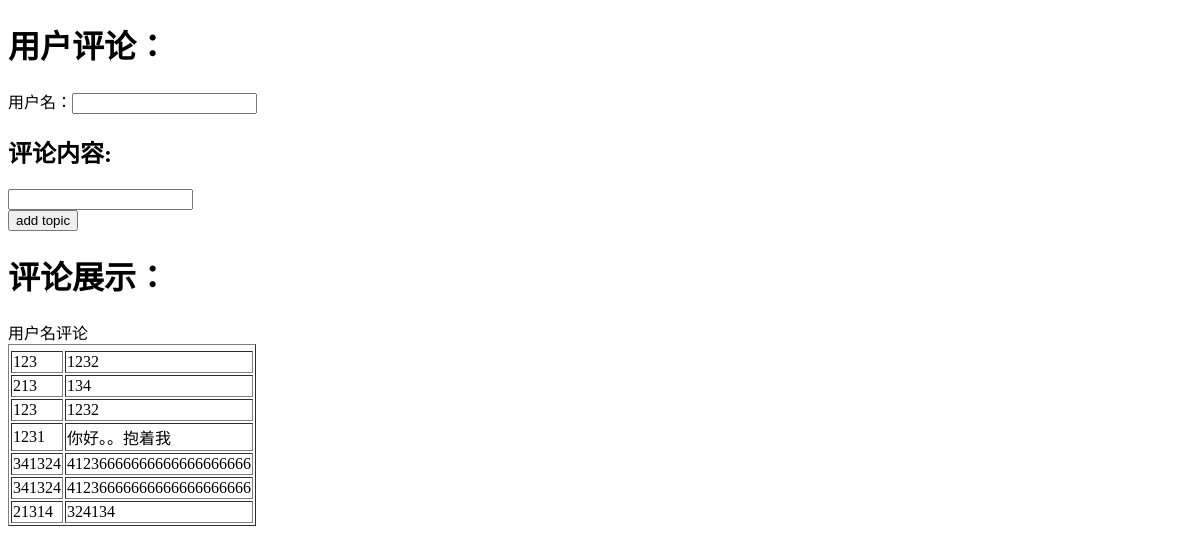
Before: / with the older database file.
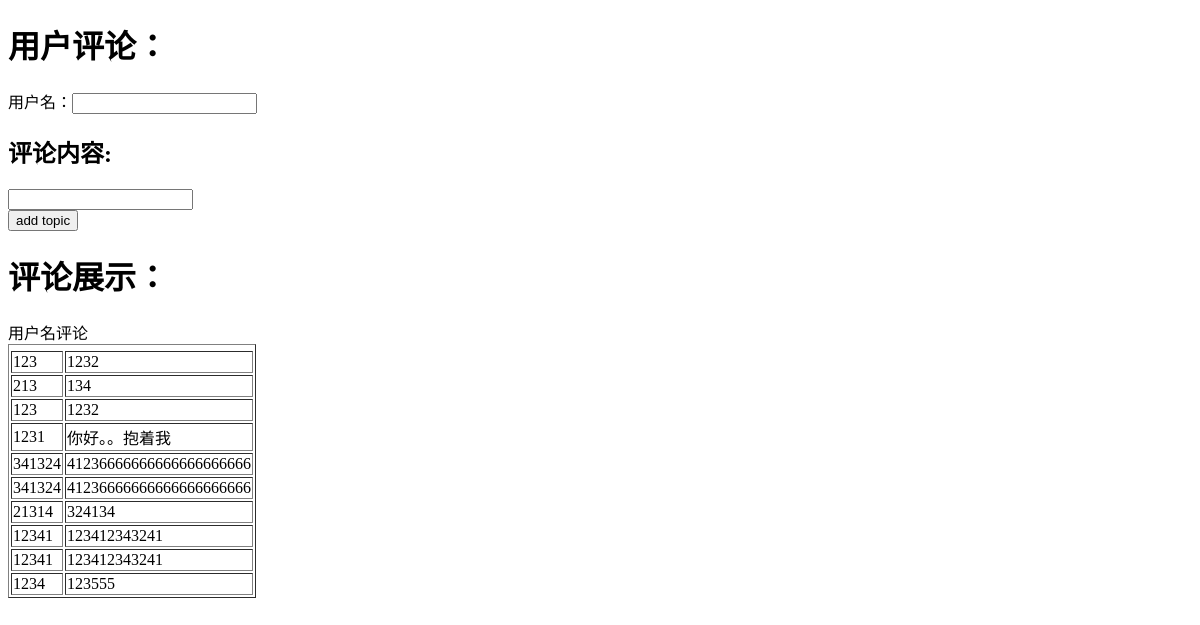
After: the same page with the newer database file.
### blog/models.py (models this page shows)
class UserInfo(models.Model):
    user = models.CharField(max_length=32)
    talk = models.CharField(max_length=250)

### blog/views.py (the view)
# urls.py: path('',views.index,name='index'),
def index(request):
    if request.method == 'POST':
        username = request.POST.get('username')
        talk = request.POST.get('talk')
        models.UserInfo.objects.create(user=username, talk=talk)
    user_list = models.UserInfo.objects.all()
    return render(request, 'blog/index.html', {'data': user_list})

### templates/blog/index.html (shortened to what this page needs)
<!DOCTYPE html>
<html lang="en">
<head>
</head>
<body>
    <h1>用户评论：</h1>
    <form action="/index/" method="post">
        用户名：<input type="text" name="username" /><br />
        <h2>评论内容:</h2>
        <div class="form-group">
            <input type="text" name="talk" maxlength="250" class="form-control" title="" required id="talk" />
        </div>
        <div class="form-group">
            <button name = "submit" class="btn-primary">add topic</button>
        </div>
    </form>
     <h1>评论展示：</h1>
        <table border="1">
            <thead>
            </thead>
            <tbody>
                {% for item in data %}
                <tr>
                    <td>{{ item.user }}</td>
                    <td>{{ item.talk }}</td>
                </tr>
                {% endfor %}
            </tbody>
        </table>
</body>
</html>

Changed rows visible on the page:
added UserInfo: user "12341", talk "123412343241"
added UserInfo: user "12341", talk "123412343241"
added UserInfo: user "1234", talk "123555"
